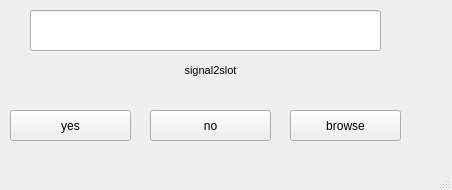
<?xml version="1.0" encoding="UTF-8"?>
<ui version="4.0">
 <class>MainWindow</class>
 <widget class="QMainWindow" name="MainWindow">
  <property name="geometry">
   <rect>
    <x>0</x>
    <y>0</y>
    <width>452</width>
    <height>190</height>
   </rect>
  </property>
  <property name="windowTitle">
   <string>MainWindow</string>
  </property>
  <widget class="QWidget" name="centralwidget">
   <widget class="QPushButton" name="commitButton">
    <property name="geometry">
     <rect>
      <x>10</x>
      <y>110</y>
      <width>121</width>
      <height>31</height>
     </rect>
    </property>
    <property name="text">
     <string>yes</string>
    </property>
   </widget>
   <widget class="QPushButton" name="cancelButton">
    <property name="geometry">
     <rect>
      <x>150</x>
      <y>110</y>
      <width>121</width>
      <height>31</height>
     </rect>
    </property>
    <property name="text">
     <string>no</string>
    </property>
   </widget>
   <widget class="QPushButton" name="browseButton">
    <property name="geometry">
     <rect>
      <x>290</x>
      <y>110</y>
      <width>111</width>
      <height>31</height>
     </rect>
    </property>
    <property name="text">
     <string>browse</string>
    </property>
   </widget>
   <widget class="QLabel" name="label">
    <property name="geometry">
     <rect>
      <x>160</x>
      <y>60</y>
      <width>101</width>
      <height>21</height>
     </rect>
    </property>
    <property name="text">
     <string>&lt;html&gt;&lt;head/&gt;&lt;body&gt;&lt;p align=&quot;center&quot;&gt;&lt;span style=&quot; font-size:8pt;&quot;&gt;signal2slot&lt;/span&gt;&lt;/p&gt;&lt;/body&gt;&lt;/html&gt;</string>
    </property>
   </widget>
   <widget class="QLineEdit" name="lineEdit">
    <property name="geometry">
     <rect>
      <x>30</x>
      <y>10</y>
      <width>351</width>
      <height>41</height>
     </rect>
    </property>
   </widget>
  </widget>
  <widget class="QMenuBar" name="menubar">
   <property name="geometry">
    <rect>
     <x>0</x>
     <y>0</y>
     <width>452</width>
     <height>21</height>
    </rect>
   </property>
  </widget>
  <widget class="QStatusBar" name="statusbar"/>
 </widget>
 <resources/>
 <connections/>
</ui>
